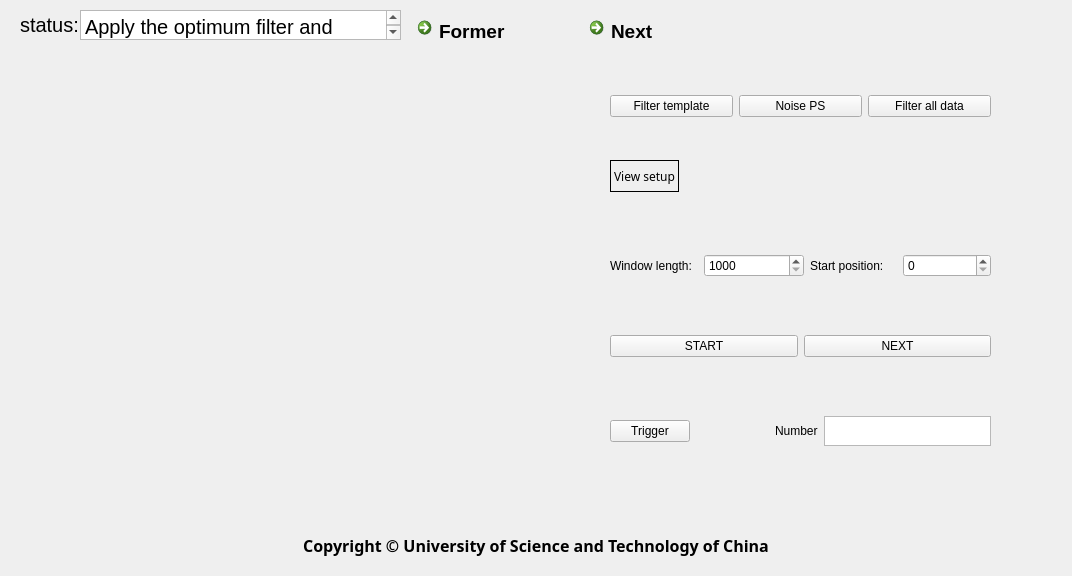
<?xml version="1.0" encoding="UTF-8"?>
<ui version="4.0">
 <class>MainWindow</class>
 <widget class="QMainWindow" name="MainWindow">
  <property name="geometry">
   <rect>
    <x>0</x>
    <y>0</y>
    <width>1072</width>
    <height>576</height>
   </rect>
  </property>
  <property name="font">
   <font>
    <underline>false</underline>
   </font>
  </property>
  <property name="windowTitle">
   <string>MainWindow</string>
  </property>
  <widget class="QWidget" name="centralwidget">
   <widget class="QLabel" name="label">
    <property name="geometry">
     <rect>
      <x>20</x>
      <y>10</y>
      <width>58</width>
      <height>30</height>
     </rect>
    </property>
    <property name="font">
     <font>
      <pointsize>15</pointsize>
      <underline>false</underline>
     </font>
    </property>
    <property name="text">
     <string>status:</string>
    </property>
   </widget>
   <widget class="QTextBrowser" name="textBrowser">
    <property name="geometry">
     <rect>
      <x>80</x>
      <y>10</y>
      <width>321</width>
      <height>30</height>
     </rect>
    </property>
    <property name="maximumSize">
     <size>
      <width>16777215</width>
      <height>30</height>
     </size>
    </property>
    <property name="font">
     <font>
      <pointsize>15</pointsize>
      <underline>false</underline>
     </font>
    </property>
    <property name="html">
     <string>&lt;!DOCTYPE HTML PUBLIC &quot;-//W3C//DTD HTML 4.0//EN&quot; &quot;http://www.w3.org/TR/REC-html40/strict.dtd&quot;&gt;
&lt;html&gt;&lt;head&gt;&lt;meta name=&quot;qrichtext&quot; content=&quot;1&quot; /&gt;&lt;style type=&quot;text/css&quot;&gt;
p, li { white-space: pre-wrap; }
&lt;/style&gt;&lt;/head&gt;&lt;body style=&quot; font-family:'.AppleSystemUIFont'; font-size:15pt; font-weight:400; font-style:normal;&quot;&gt;
&lt;p style=&quot; margin-top:0px; margin-bottom:0px; margin-left:0px; margin-right:0px; -qt-block-indent:0; text-indent:0px;&quot;&gt;Apply the optimum filter and Trigger&lt;/p&gt;&lt;/body&gt;&lt;/html&gt;</string>
    </property>
   </widget>
   <widget class="MplWidget" name="MplWidget" native="true">
    <property name="enabled">
     <bool>true</bool>
    </property>
    <property name="geometry">
     <rect>
      <x>20</x>
      <y>90</y>
      <width>551</width>
      <height>431</height>
     </rect>
    </property>
    <property name="mouseTracking">
     <bool>true</bool>
    </property>
    <property name="tabletTracking">
     <bool>true</bool>
    </property>
   </widget>
   <widget class="QLabel" name="label_16">
    <property name="geometry">
     <rect>
      <x>136</x>
      <y>530</y>
      <width>800</width>
      <height>30</height>
     </rect>
    </property>
    <property name="font">
     <font>
      <family>MS PGothic</family>
      <pointsize>12</pointsize>
      <weight>75</weight>
      <bold>true</bold>
      <underline>false</underline>
     </font>
    </property>
    <property name="text">
     <string>Copyright © University of Science and Technology of China</string>
    </property>
    <property name="alignment">
     <set>Qt::AlignCenter</set>
    </property>
    <property name="wordWrap">
     <bool>true</bool>
    </property>
   </widget>
   <widget class="QWidget" name="layoutWidget">
    <property name="geometry">
     <rect>
      <x>410</x>
      <y>10</y>
      <width>338</width>
      <height>30</height>
     </rect>
    </property>
    <layout class="QGridLayout" name="gridLayout">
     <item row="0" column="0">
      <widget class="QCommandLinkButton" name="commandLinkButton_former">
       <property name="maximumSize">
        <size>
         <width>16777215</width>
         <height>30</height>
        </size>
       </property>
       <property name="font">
        <font>
         <pointsize>14</pointsize>
         <underline>false</underline>
        </font>
       </property>
       <property name="text">
        <string>Former</string>
       </property>
      </widget>
     </item>
     <item row="0" column="1">
      <widget class="QCommandLinkButton" name="commandLinkButton_next">
       <property name="maximumSize">
        <size>
         <width>16777215</width>
         <height>30</height>
        </size>
       </property>
       <property name="font">
        <font>
         <pointsize>14</pointsize>
         <underline>false</underline>
        </font>
       </property>
       <property name="text">
        <string>Next</string>
       </property>
      </widget>
     </item>
    </layout>
   </widget>
   <widget class="QWidget" name="layoutWidget">
    <property name="geometry">
     <rect>
      <x>610</x>
      <y>90</y>
      <width>381</width>
      <height>32</height>
     </rect>
    </property>
    <layout class="QHBoxLayout" name="horizontalLayout">
     <item>
      <widget class="QPushButton" name="pushButton_FilterTemplate">
       <property name="text">
        <string>Filter template</string>
       </property>
      </widget>
     </item>
     <item>
      <widget class="QPushButton" name="pushButton_nps">
       <property name="enabled">
        <bool>true</bool>
       </property>
       <property name="text">
        <string>Noise PS</string>
       </property>
       <property name="checkable">
        <bool>false</bool>
       </property>
      </widget>
     </item>
     <item>
      <widget class="QPushButton" name="pushButton_FilterAll">
       <property name="enabled">
        <bool>true</bool>
       </property>
       <property name="text">
        <string>Filter all data</string>
       </property>
       <property name="checkable">
        <bool>false</bool>
       </property>
      </widget>
     </item>
    </layout>
   </widget>
   <widget class="QWidget" name="gridLayoutWidget_3">
    <property name="geometry">
     <rect>
      <x>610</x>
      <y>410</y>
      <width>381</width>
      <height>42</height>
     </rect>
    </property>
    <layout class="QGridLayout" name="gridLayout_4">
     <item row="0" column="3">
      <widget class="QTextBrowser" name="textBrowser_bl">
       <property name="enabled">
        <bool>true</bool>
       </property>
       <property name="sizePolicy">
        <sizepolicy hsizetype="Expanding" vsizetype="Fixed">
         <horstretch>0</horstretch>
         <verstretch>0</verstretch>
        </sizepolicy>
       </property>
       <property name="maximumSize">
        <size>
         <width>16777215</width>
         <height>30</height>
        </size>
       </property>
      </widget>
     </item>
     <item row="0" column="2">
      <widget class="QLabel" name="label_num">
       <property name="text">
        <string>Number</string>
       </property>
      </widget>
     </item>
     <item row="0" column="0">
      <widget class="QPushButton" name="pushButton_trigger">
       <property name="enabled">
        <bool>true</bool>
       </property>
       <property name="text">
        <string>Trigger</string>
       </property>
      </widget>
     </item>
     <item row="0" column="1">
      <spacer name="horizontalSpacer_2">
       <property name="orientation">
        <enum>Qt::Horizontal</enum>
       </property>
       <property name="sizeHint" stdset="0">
        <size>
         <width>168</width>
         <height>27</height>
        </size>
       </property>
      </spacer>
     </item>
    </layout>
   </widget>
   <widget class="QWidget" name="layoutWidget_2">
    <property name="geometry">
     <rect>
      <x>610</x>
      <y>330</y>
      <width>381</width>
      <height>32</height>
     </rect>
    </property>
    <layout class="QHBoxLayout" name="horizontalLayout_2">
     <item>
      <widget class="QPushButton" name="pushButton_start">
       <property name="enabled">
        <bool>true</bool>
       </property>
       <property name="text">
        <string>START</string>
       </property>
      </widget>
     </item>
     <item>
      <widget class="QPushButton" name="pushButton_next">
       <property name="enabled">
        <bool>true</bool>
       </property>
       <property name="text">
        <string>NEXT</string>
       </property>
      </widget>
     </item>
    </layout>
   </widget>
   <widget class="QWidget" name="horizontalLayoutWidget">
    <property name="geometry">
     <rect>
      <x>610</x>
      <y>160</y>
      <width>381</width>
      <height>32</height>
     </rect>
    </property>
    <layout class="QHBoxLayout" name="horizontalLayout_3">
     <item>
      <widget class="QLabel" name="label_14">
       <property name="font">
        <font>
         <family>Heiti SC</family>
         <underline>false</underline>
        </font>
       </property>
       <property name="frameShape">
        <enum>QFrame::Box</enum>
       </property>
       <property name="text">
        <string>View setup</string>
       </property>
      </widget>
     </item>
     <item>
      <spacer name="horizontalSpacer">
       <property name="orientation">
        <enum>Qt::Horizontal</enum>
       </property>
       <property name="sizeHint" stdset="0">
        <size>
         <width>40</width>
         <height>20</height>
        </size>
       </property>
      </spacer>
     </item>
    </layout>
   </widget>
   <widget class="QWidget" name="layoutWidget_3">
    <property name="geometry">
     <rect>
      <x>610</x>
      <y>210</y>
      <width>381</width>
      <height>111</height>
     </rect>
    </property>
    <layout class="QGridLayout" name="gridLayout_6">
     <item row="0" column="1">
      <widget class="QSpinBox" name="spinBox_wl">
       <property name="minimumSize">
        <size>
         <width>100</width>
         <height>0</height>
        </size>
       </property>
       <property name="minimum">
        <number>1000</number>
       </property>
       <property name="maximum">
        <number>600000</number>
       </property>
      </widget>
     </item>
     <item row="0" column="3">
      <widget class="QSpinBox" name="spinBox_start">
       <property name="minimum">
        <number>0</number>
       </property>
       <property name="maximum">
        <number>1000000000</number>
       </property>
       <property name="singleStep">
        <number>10000</number>
       </property>
       <property name="value">
        <number>0</number>
       </property>
      </widget>
     </item>
     <item row="0" column="2">
      <widget class="QLabel" name="label_4">
       <property name="text">
        <string>Start position:</string>
       </property>
      </widget>
     </item>
     <item row="0" column="0">
      <widget class="QLabel" name="label_6">
       <property name="text">
        <string>Window length:</string>
       </property>
      </widget>
     </item>
    </layout>
   </widget>
  </widget>
 </widget>
 <customwidgets>
  <customwidget>
   <class>MplWidget</class>
   <extends>QWidget</extends>
   <header location="global">mplwidget.h</header>
   <container>1</container>
  </customwidget>
 </customwidgets>
 <resources/>
 <connections/>
</ui>
